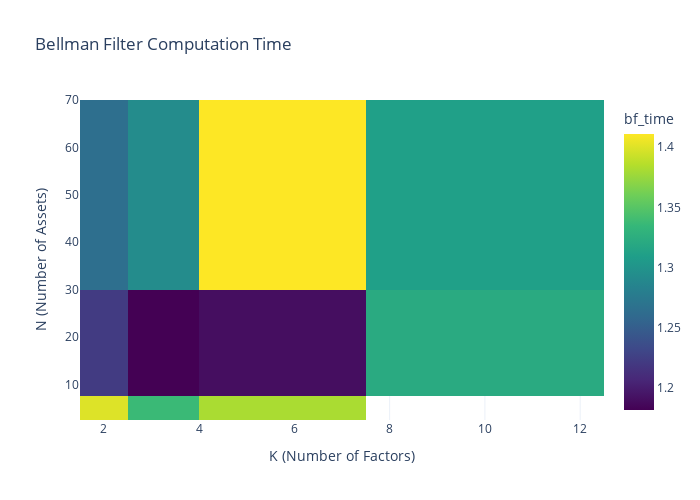
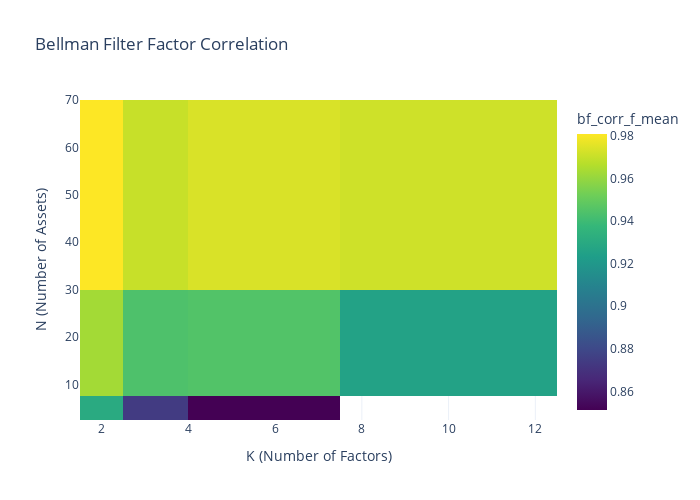
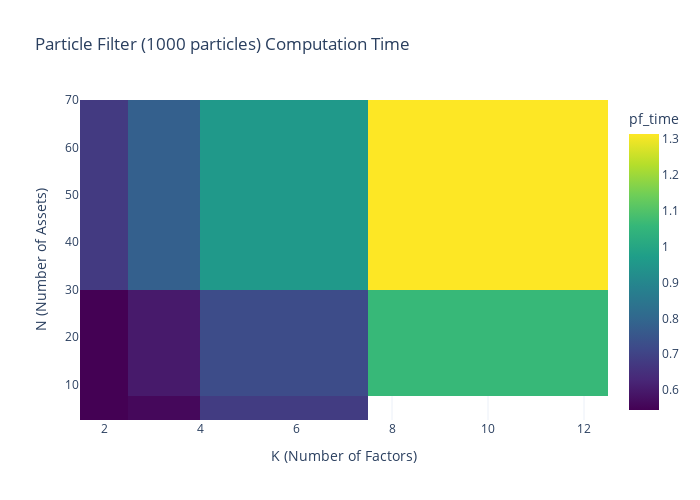
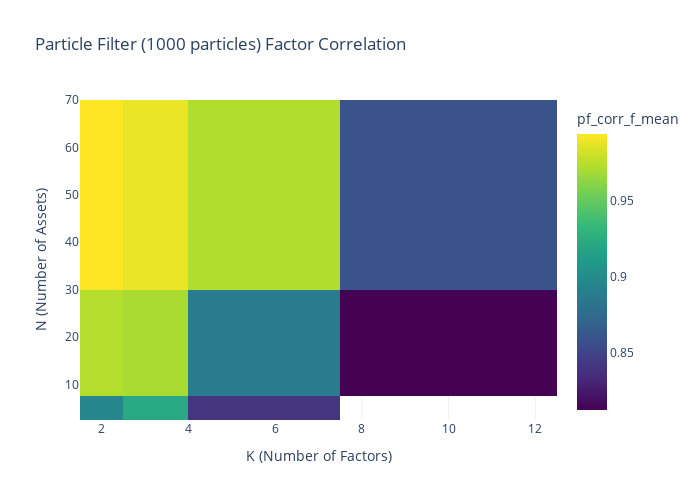

Notebook code for these charts, in order:
### Markdown cell above
## Performance Comparison by Configuration

Let's analyze how the performance varies with different configurations of N and K.

### Code cell
# Create a heatmap of computation times for different N and K combinations
def create_heatmap(data, metric, title):
    pivot_data = data.pivot(index='N', columns='K', values=metric)
    
    fig = go.Figure(data=go.Heatmap(
        z=pivot_data.values,
        x=pivot_data.columns,
        y=pivot_data.index,
        colorscale='Viridis',
        colorbar=dict(title=metric)
    ))
    
    fig.update_layout(
        title=title,
        xaxis_title='K (Number of Factors)',
        yaxis_title='N (Number of Assets)',
        height=500,
        width=700
    )
    
    return fig

# Create heatmaps for different metrics
bf_data = agg_results[agg_results['num_particles'].isna()]
pf_1000_data = agg_results[agg_results['num_particles'] == 1000]
pf_10000_data = agg_results[agg_results['num_particles'] == 10000]

# Bellman Filter heatmaps
fig_bf_time = create_heatmap(bf_data, 'bf_time', 'Bellman Filter Computation Time')
fig_bf_corr = create_heatmap(bf_data, 'bf_corr_f_mean', 'Bellman Filter Factor Correlation')

# Particle Filter (1000 particles) heatmaps
fig_pf1000_time = create_heatmap(pf_1000_data, 'pf_time', 'Particle Filter (1000 particles) Computation Time')
fig_pf1000_corr = create_heatmap(pf_1000_data, 'pf_corr_f_mean', 'Particle Filter (1000 particles) Factor Correlation')

# Particle Filter (10000 particles) heatmaps
fig_pf10000_time = create_heatmap(pf_10000_data, 'pf_time', 'Particle Filter (10000 particles) Computation Time')
fig_pf10000_corr = create_heatmap(pf_10000_data, 'pf_corr_f_mean', 'Particle Filter (10000 particles) Factor Correlation')

# Display the heatmaps
fig_bf_time.show()
fig_bf_corr.show()
fig_pf1000_time.show()
fig_pf1000_corr.show()
fig_pf10000_time.show()
fig_pf10000_corr.show()

### Figure 1 — Plotly figure (JSON) as saved in the notebook; plotly's stock layout.template omitted (floating-point values rounded to 4 significant figures)
{"data": [{"colorbar": {"title": {"text": "bf_time"}}, "colorscale": [[0, "#440154"], [0.1111, "#482878"], [0.2222, "#3e4989"], [0.3333, "#31688e"], [0.4444, "#26828e"], [0.5556, "#1f9e89"], [0.6667, "#35b779"], [0.7778, "#6ece58"], [0.8889, "#b5de2b"], [1, "#fde725"]], "type": "heatmap", "x": [2, 3, 5, 10], "y": [5, 10, 50], "z": [[1.4, 1.337, 1.382, NaN], [1.222, 1.182, 1.19, 1.322], [1.265, 1.292, 1.411, 1.311]]}], "layout": {"height": 500, "title": {"text": "Bellman Filter Computation Time"}, "width": 700, "xaxis": {"title": {"text": "K (Number of Factors)"}}, "yaxis": {"title": {"text": "N (Number of Assets)"}}}}

### Figure 2 — Plotly figure (JSON) as saved in the notebook; plotly's stock layout.template omitted (floating-point values rounded to 4 significant figures)
{"data": [{"colorbar": {"title": {"text": "bf_corr_f_mean"}}, "colorscale": [[0, "#440154"], [0.1111, "#482878"], [0.2222, "#3e4989"], [0.3333, "#31688e"], [0.4444, "#26828e"], [0.5556, "#1f9e89"], [0.6667, "#35b779"], [0.7778, "#6ece58"], [0.8889, "#b5de2b"], [1, "#fde725"]], "type": "heatmap", "x": [2, 3, 5, 10], "y": [5, 10, 50], "z": [[0.9301, 0.8739, 0.8512, NaN], [0.9628, 0.9438, 0.945, 0.9256], [0.9808, 0.9701, 0.9736, 0.9715]]}], "layout": {"height": 500, "title": {"text": "Bellman Filter Factor Correlation"}, "width": 700, "xaxis": {"title": {"text": "K (Number of Factors)"}}, "yaxis": {"title": {"text": "N (Number of Assets)"}}}}

### Figure 3 — Plotly figure (JSON) as saved in the notebook; plotly's stock layout.template omitted (floating-point values rounded to 4 significant figures)
{"data": [{"colorbar": {"title": {"text": "pf_time"}}, "colorscale": [[0, "#440154"], [0.1111, "#482878"], [0.2222, "#3e4989"], [0.3333, "#31688e"], [0.4444, "#26828e"], [0.5556, "#1f9e89"], [0.6667, "#35b779"], [0.7778, "#6ece58"], [0.8889, "#b5de2b"], [1, "#fde725"]], "type": "heatmap", "x": [2, 3, 5, 10], "y": [5, 10, 50], "z": [[0.5453, 0.5606, 0.6824, NaN], [0.5445, 0.599, 0.7229, 1.061], [0.6759, 0.78, 0.9568, 1.315]]}], "layout": {"height": 500, "title": {"text": "Particle Filter (1000 particles) Computation Time"}, "width": 700, "xaxis": {"title": {"text": "K (Number of Factors)"}}, "yaxis": {"title": {"text": "N (Number of Assets)"}}}}

### Figure 4 — Plotly figure (JSON) as saved in the notebook; plotly's stock layout.template omitted (floating-point values rounded to 4 significant figures)
{"data": [{"colorbar": {"title": {"text": "pf_corr_f_mean"}}, "colorscale": [[0, "#440154"], [0.1111, "#482878"], [0.2222, "#3e4989"], [0.3333, "#31688e"], [0.4444, "#26828e"], [0.5556, "#1f9e89"], [0.6667, "#35b779"], [0.7778, "#6ece58"], [0.8889, "#b5de2b"], [1, "#fde725"]], "type": "heatmap", "x": [2, 3, 5, 10], "y": [5, 10, 50], "z": [[0.8969, 0.9216, 0.8396, NaN], [0.9738, 0.9705, 0.8887, 0.8123], [0.9943, 0.9892, 0.9727, 0.8596]]}], "layout": {"height": 500, "title": {"text": "Particle Filter (1000 particles) Factor Correlation"}, "width": 700, "xaxis": {"title": {"text": "K (Number of Factors)"}}, "yaxis": {"title": {"text": "N (Number of Assets)"}}}}
